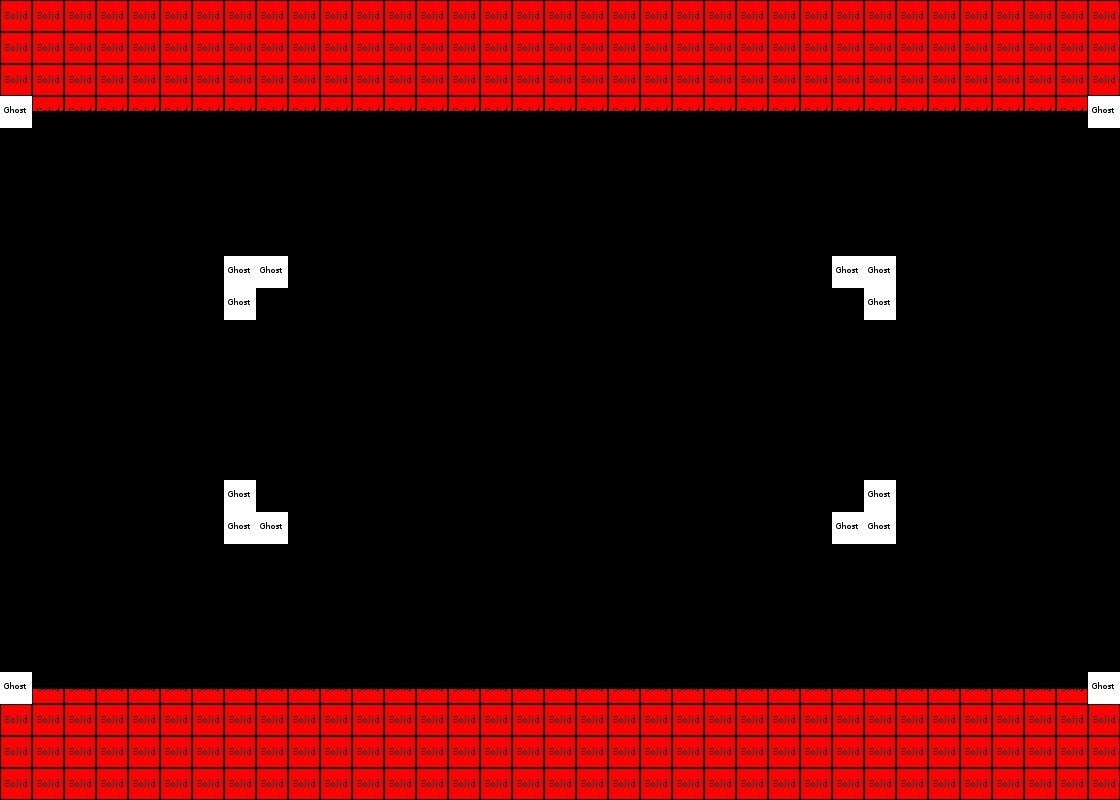

The image is a tile-based game level rendered from a .tmx file. Its description and source (layers, tilesets, objects; grid data summarised) follow:
An orthogonal 35x25 tile map with 32x32 px tiles, 2 tile layers (solid, ghost), 4 hidden layers not drawn, 7 tilesets.

<map version="1.0" tiledversion="1.0.3" orientation="orthogonal" renderorder="left-down" width="35" height="25" tilewidth="32" tileheight="32" nextobjectid="1">
 <tileset firstgid="1" source="mountains.tsx" />
 <tileset firstgid="109" source="grass.tsx" />
 <tileset firstgid="127" source="watergrass.tsx" />
 <tileset firstgid="145" source="trees.tsx" />
 <tileset firstgid="401" source="hero.tsx" />
 <tileset firstgid="402" source="solid.tsx" />
 <tileset firstgid="427" source="ghost.tsx" />
 <layer name="solid" width="35" height="25">
  <data>[875 cells, 280 non-empty, 3 distinct tile ids]</data>
 </layer>
 <layer name="ghost" width="35" height="25">
  <data>[875 cells, 16 non-empty, 1 distinct tile ids]</data>
 </layer>
 <layer name="hero" width="35" height="25" visible="0">
  <data>[875 cells, 1 non-empty, 1 distinct tile ids]</data>
 </layer>
 <layer name="ground" width="35" height="25" visible="0">
  <data>[875 cells, 875 non-empty, 7 distinct tile ids]</data>
 </layer>
 <layer name="flowers" width="35" height="25" visible="0">
  <data>[875 cells, 53 non-empty, 6 distinct tile ids]</data>
 </layer>
 <layer name="mountains" width="35" height="25" visible="0">
  <data>[875 cells, 280 non-empty, 7 distinct tile ids]</data>
 </layer>
</map>
